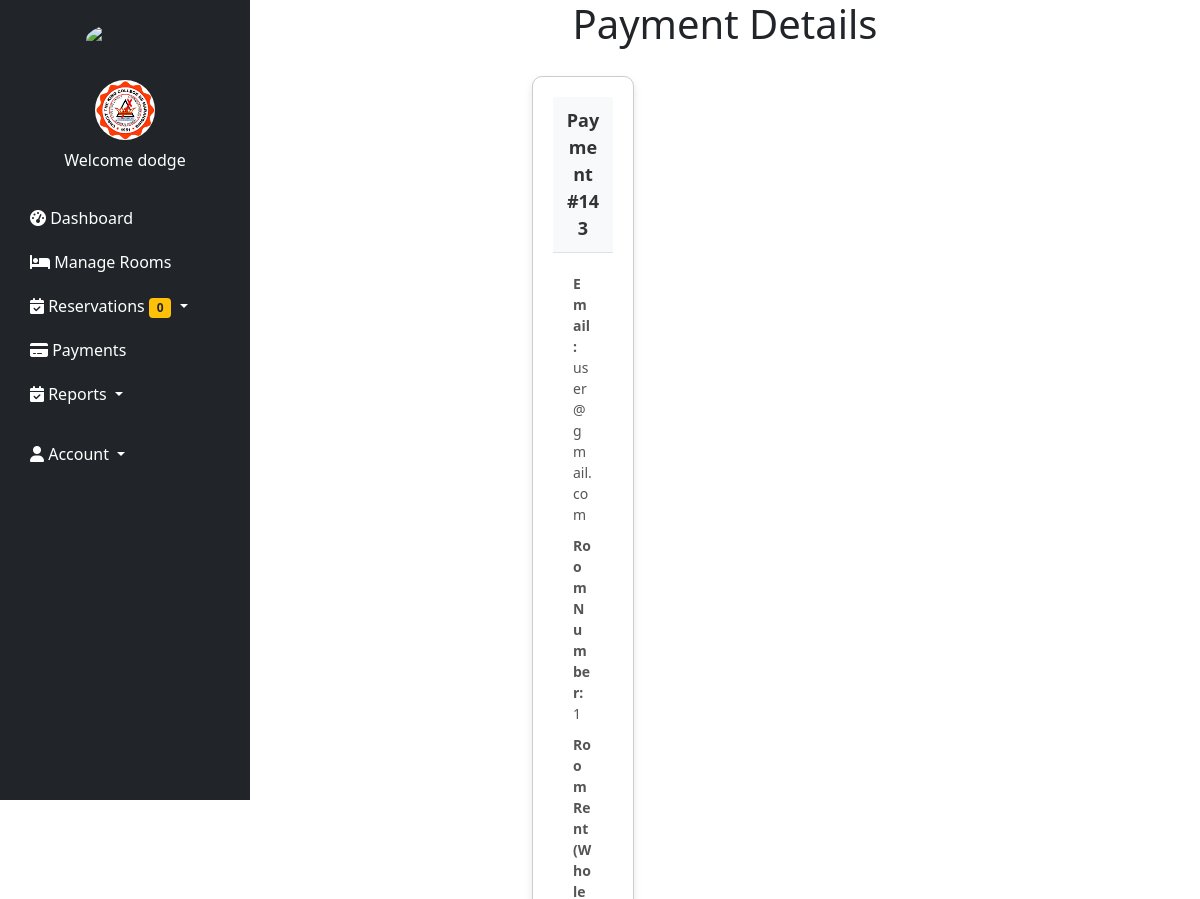
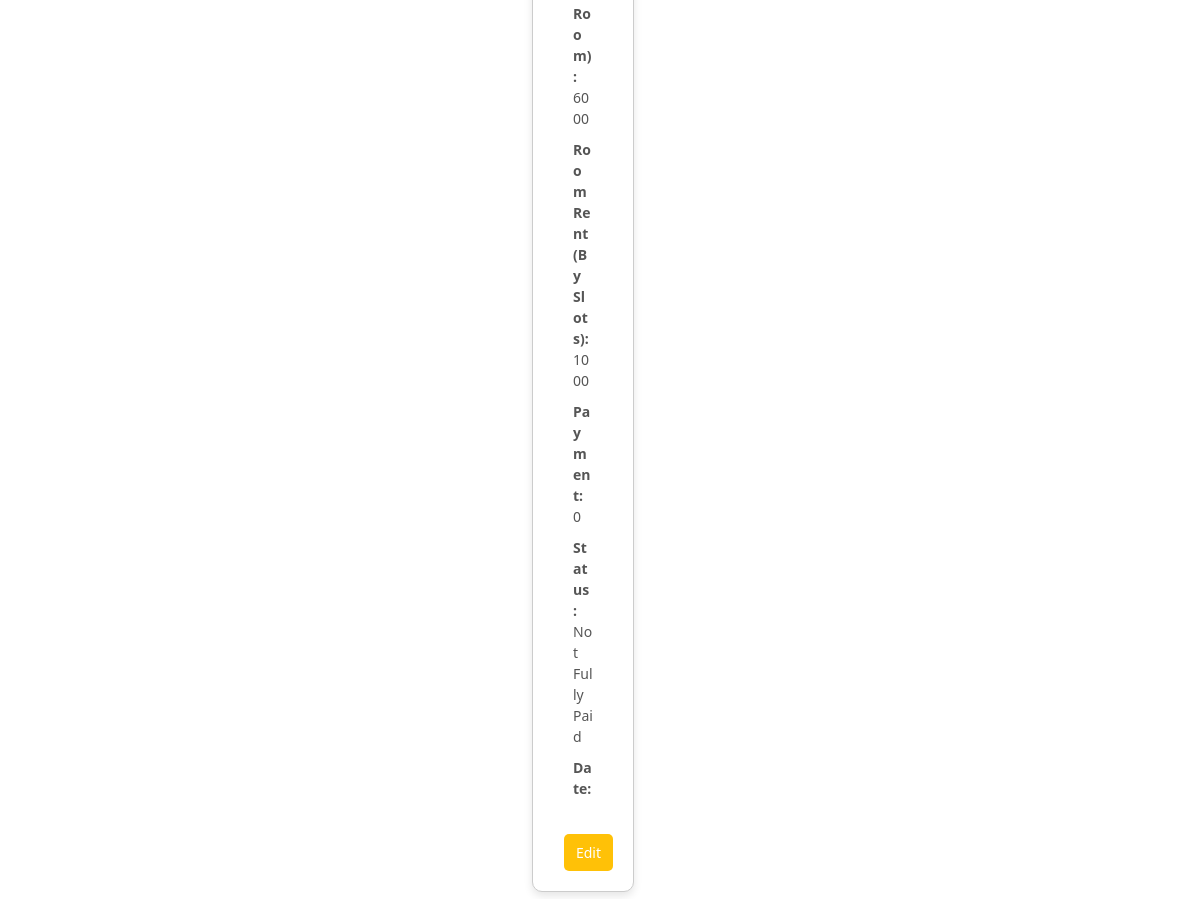
/payment.php (signed in), run on an earlier commit of the app's database (2 pictures, top to bottom).
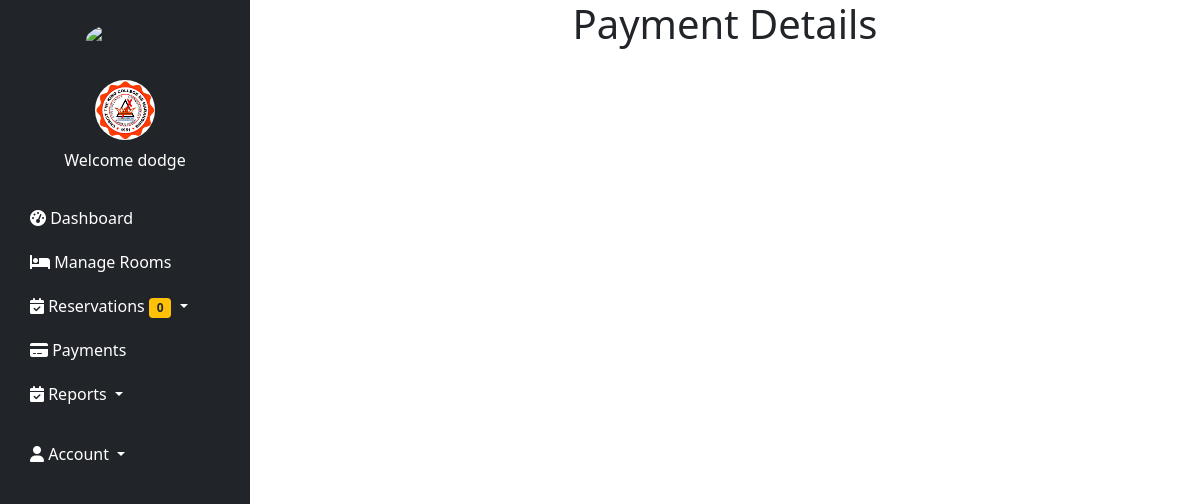
And on a later commit of the database.
### tables this page shows
CREATE TABLE `payments` (
  `id` int(255) NOT NULL,
  `res_id` int(255) NOT NULL,
  `email` varchar(255) NOT NULL,
  `room_no` int(255) NOT NULL,
  `price` varchar(255) NOT NULL,
  `room_slot` varchar(255) NOT NULL,
  `slot_price` int(255) NOT NULL,
  `payment` int(255) NOT NULL,
  `pay_stat` varchar(255) NOT NULL,
  `pay_date` datetime DEFAULT NULL,
  `hname` varchar(255) NOT NULL,
  `owner` varchar(255) NOT NULL
);

### payment.php (the view, shortened to what this page needs)
<!DOCTYPE html>
<html lang="en">
<head>
      <link href="https://cdn.datatables.net/1.10.25/css/jquery.dataTables.min.css" rel="stylesheet">
</head>
<body>
    <?php include 'navigationbar.php'; ?>
    <?php
        if (!empty($_SESSION) && $_SESSION['role'] == 'landlord') {
            $hname = $_SESSION['hname'];
            $query = "SELECT * FROM reservation WHERE hname = '$hname' AND res_stat = 'Confirmed' order by id desc";
            $result = mysqli_query($conn, $query);
            $confirmedReservations = [];
            while ($fetch = mysqli_fetch_assoc($result)) {
                $confirmedReservations[] = $fetch['email'];
            }
        }
    ?>
    <?php if (!empty($_SESSION) && $_SESSION['role'] == 'landlord'): ?>
        <h1>Payment Details</h1>
    <?php endif; ?>
    <div class="container">
    <?php
    if (!empty($_SESSION) && $_SESSION['role'] == 'landlord' && !empty($confirmedReservations)) {
        foreach ($confirmedReservations as $uname) {
            $query = "SELECT * FROM payments WHERE hname = '$hname' AND email = '$uname' ORDER BY id DESC";
            $result = mysqli_query($conn, $query);
            while ($fetch = mysqli_fetch_assoc($result)) {
    ?>
    <div class="card">
        <div class="card-header">
            Payment #<?php echo $fetch['id']; ?>
        </div>
        <div class="card-body">
            <p><strong>Email:</strong> <?php echo $fetch['email']; ?></p>
            <p><strong>Room Number:</strong> <?php echo $fetch['room_no']; ?></p>
            <p><strong>Room Rent (Whole Room):</strong> <?php echo $fetch['price']; ?></p>
            <p><strong>Room Rent (By Slots):</strong> <?php echo $fetch['slot_price']; ?></p>
            <p><strong>Payment:</strong> <?php echo $fetch['payment']; ?></p>
            <p><strong>Status:</strong> <?php echo $fetch['pay_stat']; ?></p>
            <p><strong>Date:</strong> <?php echo $fetch['pay_date']; ?></p>
        </div>
        <div class="button-row">
            <a href="php/payfunction.php?id=<?php echo $fetch['id']; ?>">
                <button>Edit</button>
            </a>
        </div>
    </div>
    <?php
            }
        }
    }
    ?>
</div>
</body>
</html>

What changed in the data, as far as the page shows it:
removed payments: id "143", email "user@gmail.com", room_no "1", price "6000", slot_price "1000", payment "0", pay_stat "Not Fully Paid"
